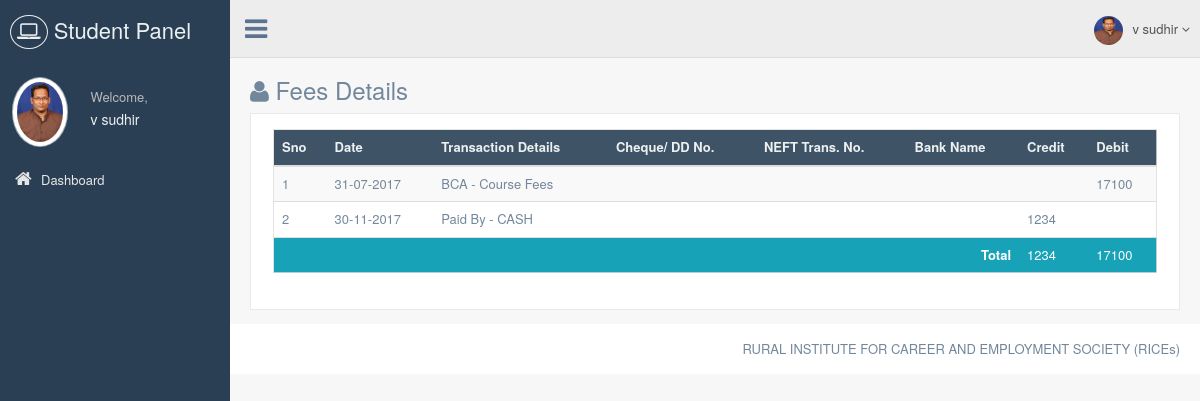
The page /studentpanel/fees.php (signed in) on the database its author committed.
### tables this page shows
CREATE TABLE `course_master` (
  `Course_Id` smallint(6) NOT NULL,
  `Course_Name` varchar(50) NOT NULL,
  `Application_Fee` int(11) NOT NULL,
  `Learning_Fee` int(11) NOT NULL,
  `Registration_Fee` int(11) NOT NULL,
  `Exam_Fee` int(11) NOT NULL
);

CREATE TABLE `fees_payment` (
  `Payment_Id` int(11) NOT NULL,
  `Payment_Date` datetime NOT NULL,
  `Paid_Amt` float NOT NULL,
  `Payment_Mode` tinyint(4) NOT NULL,
  `Cheque_DD_No` varchar(30) DEFAULT NULL,
  `Transaction_No` varchar(30) DEFAULT NULL,
  `Which_Bank_Cheque_DD` varchar(75) DEFAULT NULL,
  `Student_Id` int(11) NOT NULL,
  `CM_Id` smallint(6) NOT NULL,
  `Receipt_No` varchar(100) NOT NULL,
  `Rege_status` int(11) NOT NULL
);

### libraries/classes/DBConn.php (called while the page is built, shortened)
<?php
class DBConn  extends Conn {
	 function ExecuteQuery($userQuery)
	{
		$result= mysql_query($userQuery);
                $num_fields = mysql_num_fields($result);
				$obj = array();
				$x=1;
				while($row=mysql_fetch_array($result)){
				  for($j=0;$j<$num_fields;$j++){
					 $name = mysql_field_name($result, $j);
					 $obj[$x][$name]=$row[$name];
					}
					$x++;
					}
     return $obj;
	}
}
?>

### studentpanel/fees.php (the view, shortened to what this page needs)
<?php
require_once(PATH_LIBRARIES.'/classes/DBConn.php');
require_once(PATH_STUDENT_INCLUDE.'/header.php');
$getfees=$db->ExecuteQuery("SELECT Payment_Id, DATE_FORMAT(Payment_Date,'%d-%m-%Y') AS Payment_Date, Paid_Amt, CASE WHEN Payment_Mode=1 THEN 'CASH' WHEN Payment_Mode=2 THEN 'CHEQUE/DD' WHEN Payment_Mode=3 THEN 'NEFT' END AS Payment_Mode, Cheque_DD_No, Transaction_No, Which_Bank_Cheque_DD FROM fees_payment WHERE Student_Id=".$_SESSION['sid']);
$getCourseAmt=$db->ExecuteQuery("SELECT DATE_FORMAT(Reg_Date,'%d-%m-%Y') AS Reg_Date, Course_Name, CASE WHEN Mode='regular' THEN (Application_Fee + Learning_Fee + Registration_Fee + Exam_Fee) WHEN Mode='online' THEN (Application_Fee + Learning_Fee + Registration_Fee + Exam_Fee) WHEN Mode='private' THEN Exam_Fee END AS Total_Fees
FROM student_master s
LEFT JOIN course_master cm ON s.Course_Id=cm.Course_Id
WHERE Student_Id=".$_SESSION['sid']);
$TotalPaidAmt=$db->ExecuteQuery("SELECT SUM(Paid_Amt) AS Paid_Amt FROM fees_payment WHERE Student_Id=".$_SESSION['sid']);
?>
<div>
  <div class="page-title">
    <div class="title_left">
      <h3><i class="fa fa-user" aria-hidden="true"></i> Fees Details</h3>
    </div>
  </div>
  <div class="row">
    <div class="col-md-12 col-sm-12 col-xs-12">
      <div class="x_panel">
        <div class="x_content">
        	<table class="table table-striped table-hover jambo_table">
				<thead>
					<tr class="headings">
						<th class="column-title">Sno</th>
						<th class="column-title">Date</th>
						<th class="column-title">Transaction Details</th>
						<th class="column-title">Cheque/ DD No.</th>
						<th class="column-title">NEFT Trans. No.</th>
						<th class="column-title">Bank Name</th>
						<th class="column-title">Credit</th>
						<th class="column-title">Debit</th>
					</tr>
				</thead>
				<tbody>
					<tr>
						<td>1</td>
						<td><?php echo $getCourseAmt[1]['Reg_Date'] ?></td>
						<td><?php echo $getCourseAmt[1]['Course_Name'] ?> - Course Fees</td>
						<td></td>
						<td></td>
						<td></td>
						<td></td>
						<td><?php echo $getCourseAmt[1]['Total_Fees'] ?></td>
					</tr>
					<?php $i = 2;
					foreach($getfees as $getfeesVal){ ?>
					<tr>
						<td><?php echo $i ?></td>
						<td><?php echo $getfeesVal['Payment_Date'] ?></td>
						<td>Paid By - <?php echo $getfeesVal['Payment_Mode'] ?></td>
						<td><?php echo $getfeesVal['Cheque_DD_No'] ?></td>
						<td><?php echo $getfeesVal['Transaction_No'] ?></td>
						<td><?php echo $getfeesVal['Which_Bank_Cheque_DD'] ?></td>
						<td><?php echo $getfeesVal['Paid_Amt'] ?></td>
						<td></td>
					</tr>
					<?php $i++;}
					?>
				</tbody>
				<tfoot>
					<tr>
						<td colspan="6" align="right"><strong>Total</strong></td>
						<td><?php echo $TotalPaidAmt[1]['Paid_Amt']; ?></td>
						<td><?php echo $getCourseAmt[1]['Total_Fees'] ?></td>
					</tr>
				</tfoot>
			</table>
        </div>
      </div>
    </div>
  </div>
</div>
<?php require_once(PATH_STUDENT_INCLUDE.'/footer.php'); ?>

### rows shown on the page
course_master: Course_Name "BCA"
fees_payment: Payment_Date "30-11-2017", Payment_Mode "CASH", Paid_Amt "1234"

### other values the page prints
$_SESSION['sname'] "v sudhir"
$getCourseAmt[1]['Reg_Date'] "31-07-2017"
$getCourseAmt[1]['Total_Fees'] "17100"
$TotalPaidAmt[1]['Paid_Amt'] "1234"
